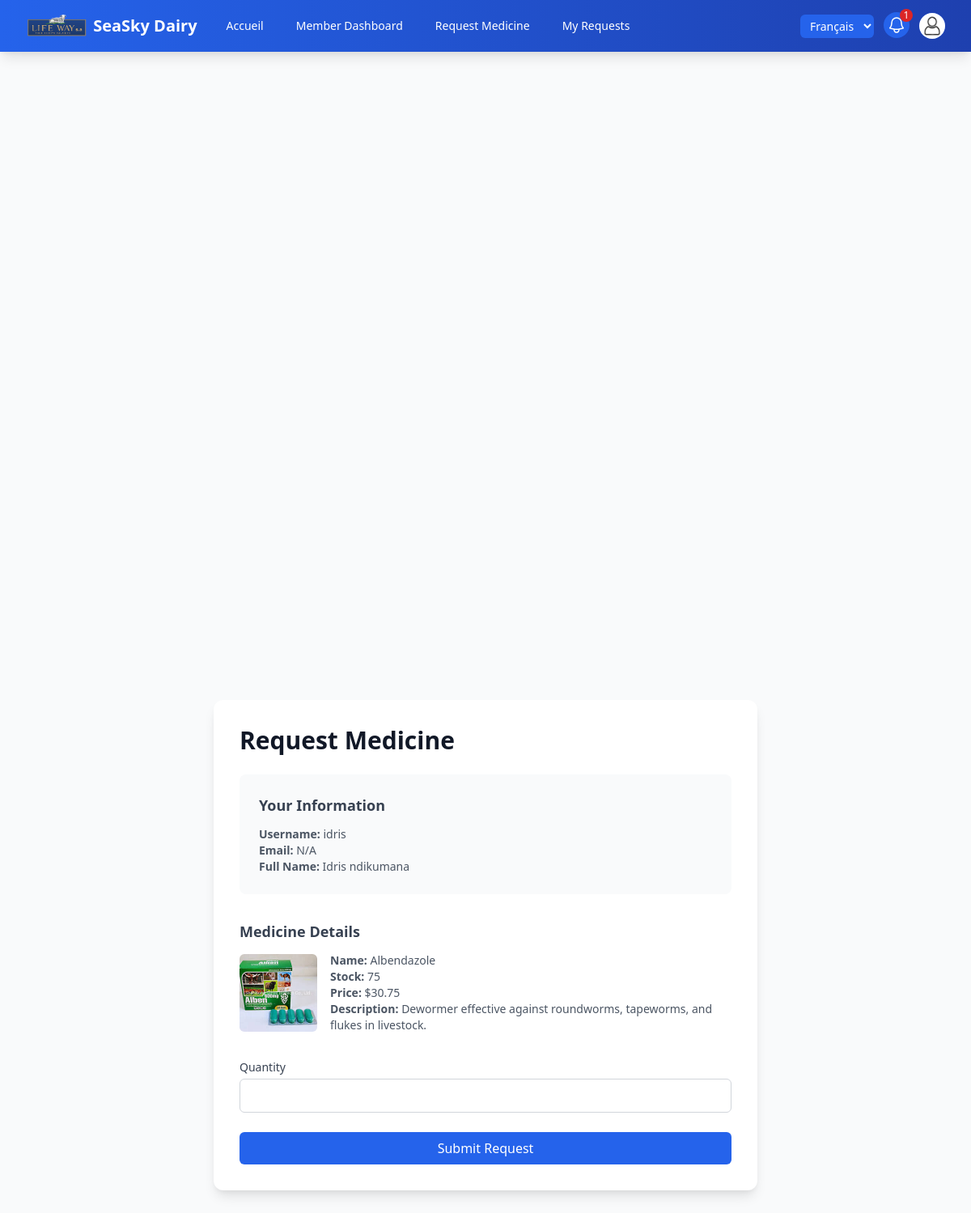
Screenshot of /request-medicine/4/ (signed in) with the database file from the repository.
### supply/models.py (models this page shows, shortened)
class User(AbstractUser):
    ROLE_CHOICES = [
        ('ADMIN', 'Admin'),
        ('MANAGER', 'Cooperative Manager'),
        ('MEMBER', 'Member'),
    ]
    role = models.CharField(max_length=20, choices=ROLE_CHOICES, default='MEMBER')

class Member(models.Model):
    user = models.OneToOneField(User, on_delete=models.CASCADE, related_name="member_profile")
    cooperative = models.ForeignKey(Cooperative, on_delete=models.SET_NULL, null=True, blank=True, related_name="members")
    first_name = models.CharField(max_length=50)
    last_name = models.CharField(max_length=50)
    member_id = models.IntegerField(unique=True, editable=False)
    contact_number = models.CharField(max_length=15, blank=True)
    email = models.EmailField(blank=True, null=True)
    joined_date = models.DateField(default=timezone.now)
    @property
    def full_name(self):
        return f"{self.first_name} {self.last_name}".strip()
    class Meta:
        indexes = [
            models.Index(fields=['member_id']),
            models.Index(fields=['cooperative']),
        ]

class Medicine(models.Model):
    name = models.CharField(max_length=100, unique=True)
    stock_quantity = models.PositiveIntegerField(default=0)
    image_url = models.ImageField(upload_to='medicines/', blank=True, null=True)
    description = models.TextField(blank=True, null=True)
    price = models.DecimalField(
        max_digits=10, decimal_places=2, validators=[MinValueValidator(0.01)],
        default=0.01
    )
    created_at = models.DateTimeField(auto_now_add=True)
    updated_at = models.DateTimeField(auto_now=True)
    class Meta:
        ordering = ['name']
        verbose_name = "Medicine"
        verbose_name_plural = "Medicines"

### supply/views.py (the view, shortened to what this page needs)
# urls.py: path('request-medicine/<int:medicine_id>/', views.request_medicine, name='request_medicine'),
@role_required('MEMBER')
def request_medicine(request, medicine_id):
    medicine = get_object_or_404(Medicine, id=medicine_id)
    member = get_member_profile(request.user)
    if member is None:
        return HttpResponseForbidden("No member profile found")
    return render(request, 'request_medicine.html', {'selected_medicine': medicine})

### supply/context_processors.py (called while the page is built)
def notifications(request):
    user = getattr(request, 'user', None)
    if user is None or not user.is_authenticated:
        return {}
    requests = MedicineRequest.objects.filter(status='PENDING')
    if user.role == 'MANAGER':
        profile = get_member_profile(user)
        requests = requests.filter(member__cooperative=profile.cooperative if profile else None)
    elif user.role != 'ADMIN':
        profile = get_member_profile(user)
        requests = requests.filter(member=profile) if profile else requests.none()
    return {'pending_request_count': requests.count()}

### supply/forms.py (called while the page is built)
def get_member_profile(user):
    if user is None or not user.is_authenticated:
        return None
    try:
        return user.member_profile
    except Member.DoesNotExist:
        return None

### supply/views.py (called while the page is built)
def role_required(*roles):
    def decorator(view):
        @wraps(view)
        @login_required
        def wrapper(request, *args, **kwargs):
            if request.user.role not in roles:
                return HttpResponseForbidden("Access denied")
            return view(request, *args, **kwargs)
        return wrapper
    return decorator

### supply/templates/request_medicine.html (shortened to what this page needs)
{% extends 'base.html' %}
{% block content %}
<div class="min-h-screen bg-gray-50 py-8 px-4 flex items-center justify-center">
    <div class="max-w-2xl w-full bg-white p-8 rounded-xl shadow-lg animate-fade-in">
        <h1 class="text-3xl font-bold text-gray-900 mb-6">Request Medicine</h1>
        <div class="mb-8 p-6 bg-gray-50 rounded-lg">
            <h2 class="text-lg font-semibold text-gray-700 mb-3">Your Information</h2>
            <p class="text-sm text-gray-600"><strong>Username:</strong> {{ user.username|default:"N/A" }}</p>
            <p class="text-sm text-gray-600"><strong>Email:</strong> {{ user.email|default:"N/A" }}</p>
            {% if user.member_profile %}
                <p class="text-sm text-gray-600"><strong>Full Name:</strong> {{ user.member_profile.full_name|default:"Not provided" }}</p>
            {% else %}
                <p class="text-sm text-gray-600"><strong>Member Profile:</strong> Not available</p>
            {% endif %}
        </div>
        <div class="mb-8">
            <h2 class="text-lg font-semibold text-gray-700 mb-3">Medicine Details</h2>
            <div class="flex items-center">
                <img src="{% if selected_medicine.image_url %}{{ selected_medicine.image_url.url }}{% else %}/static/images/download.jpeg{% endif %}"
                     alt="{{ selected_medicine.name|default:'Medicine' }}"
                     class="w-24 h-24 object-cover rounded-md mr-4">
                <div>
                    <p class="text-sm text-gray-600"><strong>Name:</strong> {{ selected_medicine.name|default:"N/A" }}</p>
                    <p class="text-sm text-gray-600"><strong>Stock:</strong> {{ selected_medicine.stock_quantity|default:"0" }}</p>
                    <p class="text-sm text-gray-600"><strong>Price:</strong> ${{ selected_medicine.price|default:"0.00" }}</p>
                    <p class="text-sm text-gray-600"><strong>Description:</strong> {{ selected_medicine.description|default:"No description available" }}</p>
                </div>
            </div>
        </div>
        <form method="post" action="{% url 'request_medicine' selected_medicine.id %}" id="medicine-request-form" class="space-y-6">
            <div>
                <label for="quantity" class="block text-sm font-medium text-gray-700">Quantity</label>
                <input type="number" name="quantity" id="quantity" min="1" max="{{ selected_medicine.stock_quantity|default:0 }}"
                       class="mt-1 block w-full border border-gray-300 rounded-md focus:ring-blue-500 focus:border-blue-500 p-2"
                       required aria-describedby="quantity-error">
            </div>
            <button type="submit" id="submit-button"
                    class="w-full bg-blue-600 text-white py-2 px-4 rounded-md hover:bg-blue-700 hover:scale-105 transition-transform flex items-center justify-center focus:outline-none focus:ring-2 focus:ring-blue-500 focus:ring-offset-2"
                    aria-label="Submit request for {{ selected_medicine.name|default:'medicine' }}">
                <span id="submit-text">Submit Request</span>
            </button>
        </form>
    </div>
</div>
{% endblock %}

### supply/templates/request_medicine.html (style rules this page uses)
.animate-fade-in { animation: fade-in 0.5s ease-out; }
.shadow-lg { box-shadow: 0 10px 15px -3px rgba(0, 0, 0, 0.1), 0 4px 6px -2px rgba(0, 0, 0, 0.05); }
.rounded-xl { border-radius: 0.75rem; }

### supply/templates/base.html (style rules this page uses)
.animate-fade-in { animation: fade-in 0.5s ease-in-out; }

### rows the page displays
User: username "idris", email "N/A", member_profile.full_name "Idris ndikumana"
Medicine: image_url (picture), name "Albendazole", stock_quantity "75", price "30.75", description "Dewormer effective against roundworms, tapeworms, and flukes in livestock."

### other values shown
{{ pending_request_count }} "1"
